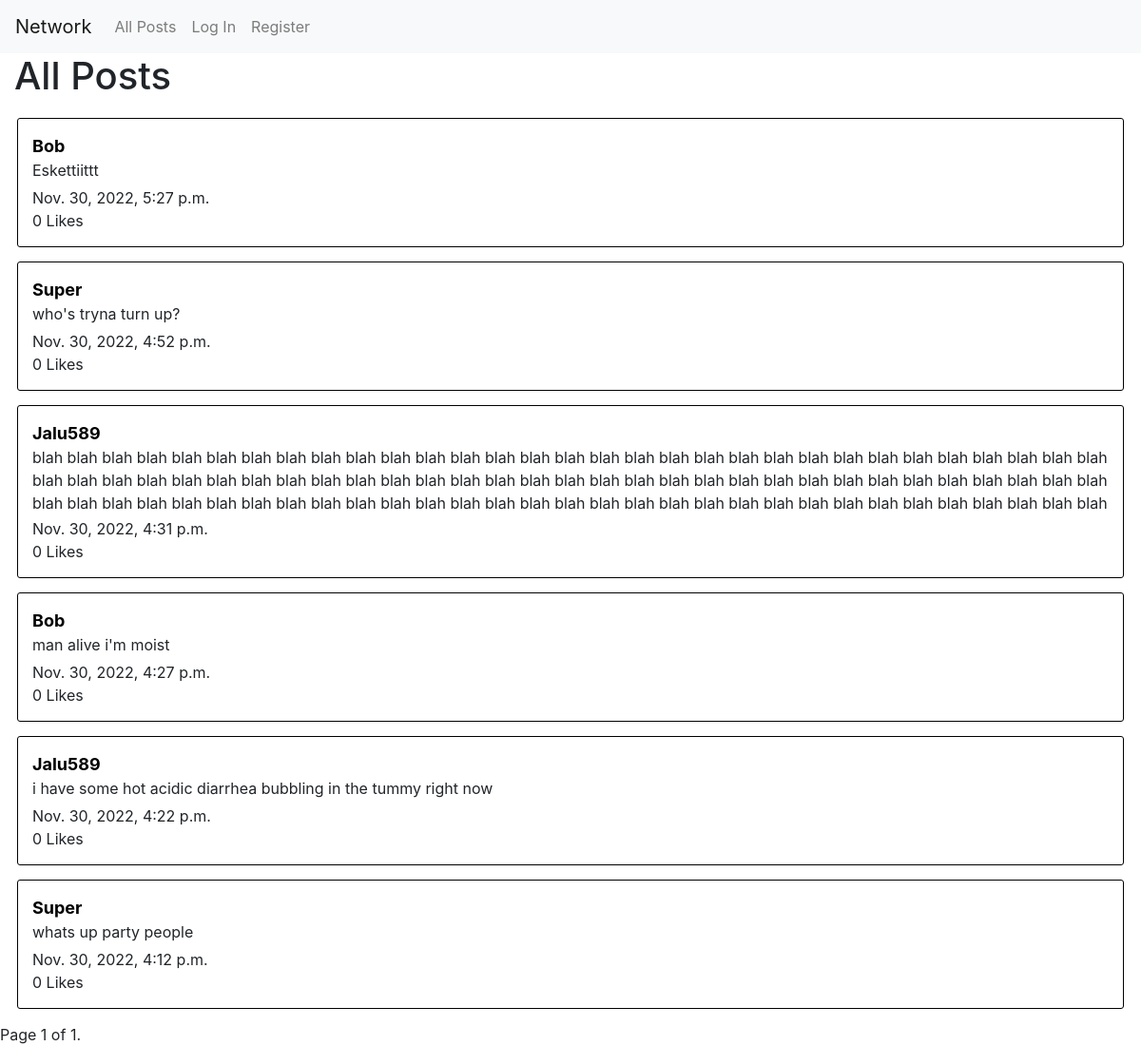
The app's page /, older data.
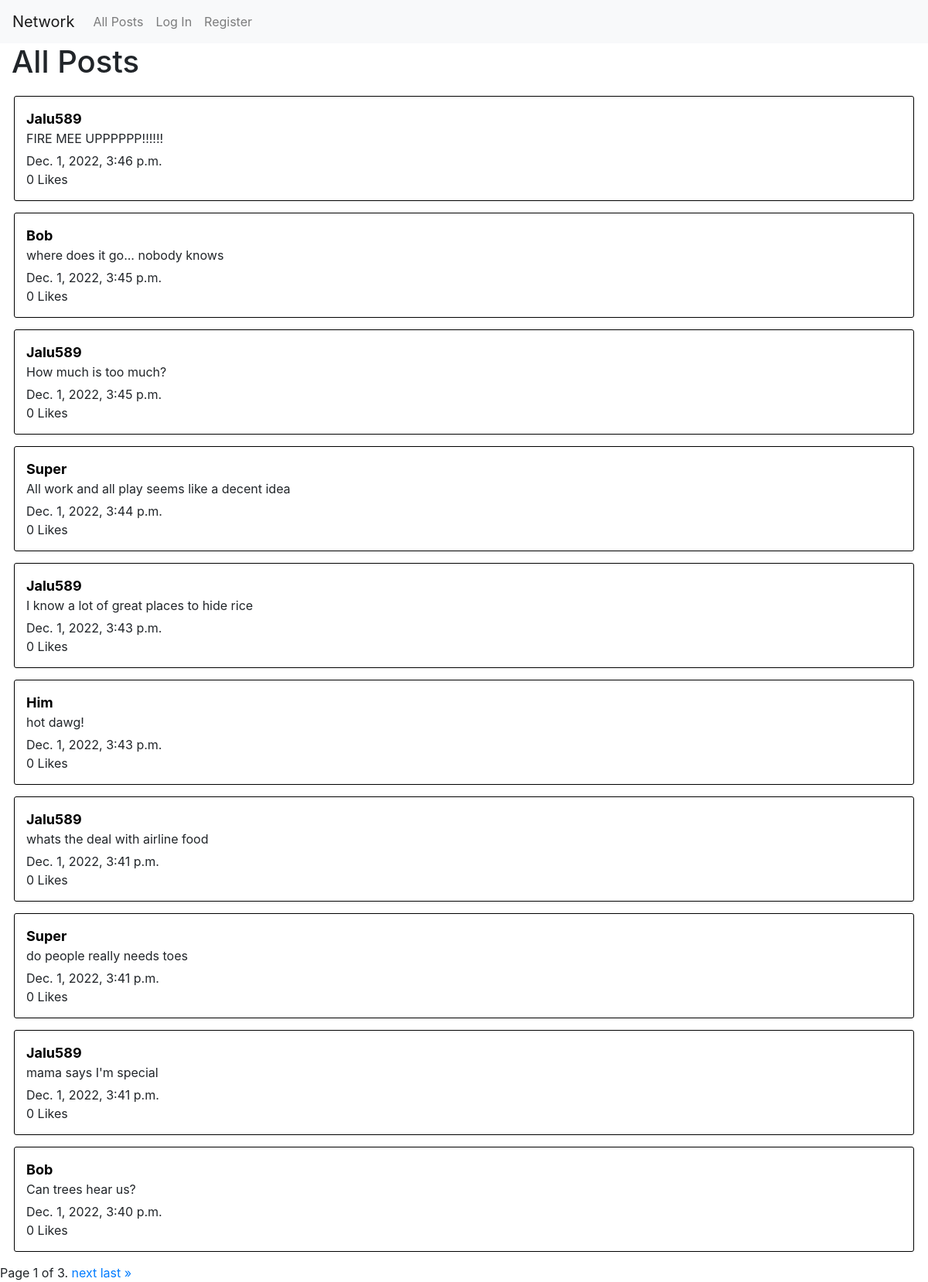
The same page, newer data.
### network/models.py (models this page shows, shortened)
class Post(models.Model):
    content = models.TextField(blank=False)
    poster = models.ForeignKey("User", on_delete=models.CASCADE, related_name="posts")
    like_count = models.IntegerField(default=0)
    timestamp = models.DateTimeField("Time posted", auto_now_add=True)
    likers =  models.ManyToManyField(User, blank=True, related_name="liked")

class User(AbstractUser):
    pass

### network/views.py (the view)
# urls.py: path("", views.index, name="index"),
def index(request):
    posts = Post.objects.all().order_by("-timestamp")
    paginator = Paginator(posts, 10)
    page_number = request.GET.get('page')
    page_obj = paginator.get_page(page_number)
    return render(request, "network/index.html", {
        "posts": page_obj
    })

### network/templates/network/index.html (shortened to what this page needs)
{% extends "network/layout.html" %}
{% load static %}
{% block body %}
<h1>All Posts</h1>
{% for post in posts %}
<div class="post" id="post-{{post.id}}">
    <a class="post-user" href="{% url 'user' post.poster.id %}">{{post.poster}}</a>
    <p id="content-{{post.id}}" class="post-content">{{post.content}}</p>
    <p class="timestamp">{{post.timestamp}}</p>
    <div class="post-bottom">
        <p>{{post.like_count}} Like{% if post.like_count != 1%}s{% endif %}</p>
    </div>
</div>
{% endfor %}
<div class="pagination">
    <span class="step-links">
        <span class="current">
            Page {{ posts.number }} of {{ posts.paginator.num_pages }}.
        </span>
        {% if posts.has_next %}
            <a href="?page={{ posts.next_page_number }}">next</a>
            <a href="?page={{ posts.paginator.num_pages }}">last &raquo;</a>
        {% endif %}
    </span>
</div>
{% endblock %}

Row changes from the older to the newer data that the page shows:
no longer on this page (row unchanged): Post: poster "Bob", content "Eskettiittt", timestamp "Nov. 30, 2022, 5:27 p.m.", like_count "0"
no longer on this page (row unchanged): Post: poster "Super", content "who's tryna turn up?", timestamp "Nov. 30, 2022, 4:52 p.m.", like_count "0"
no longer on this page (row unchanged): Post: poster "Jalu589", content "blah blah blah blah blah blah blah blah blah blah blah blah blah blah blah blah blah blah blah blah blah blah blah blah blah blah blah blah blah blah blah blah blah blah blah blah blah blah blah blah blah blah blah blah blah blah blah blah blah blah blah blah blah blah blah blah blah blah blah blah blah blah blah blah blah blah blah blah blah blah blah blah blah blah blah blah blah blah blah blah blah blah blah blah blah blah blah blah blah blah blah blah blah…", timestamp "Nov. 30, 2022, 4:31 p.m.", like_count "0"
no longer on this page (row unchanged): Post: poster "Bob", content "man alive i'm moist", timestamp "Nov. 30, 2022, 4:27 p.m.", like_count "0"
no longer on this page (row unchanged): Post: poster "Jalu589", content "i have some hot acidic diarrhea bubbling in the tummy right now", timestamp "Nov. 30, 2022, 4:22 p.m.", like_count "0"
no longer on this page (row unchanged): Post: poster "Super", content "whats up party people", timestamp "Nov. 30, 2022, 4:12 p.m.", like_count "0"
added Post: poster "Jalu589", content "FIRE MEE UPPPPPP!!!!!!", timestamp "Dec. 1, 2022, 3:46 p.m.", like_count "0"
added Post: poster "Bob", content "where does it go... nobody knows", timestamp "Dec. 1, 2022, 3:45 p.m.", like_count "0"
added Post: poster "Jalu589", content "How much is too much?", timestamp "Dec. 1, 2022, 3:45 p.m.", like_count "0"
added Post: poster "Super", content "All work and all play seems like a decent idea", timestamp "Dec. 1, 2022, 3:44 p.m.", like_count "0"
added Post: poster "Jalu589", content "I know a lot of great places to hide rice", timestamp "Dec. 1, 2022, 3:43 p.m.", like_count "0"
added Post: poster "Him", content "hot dawg!", timestamp "Dec. 1, 2022, 3:43 p.m.", like_count "0"
added Post: poster "Jalu589", content "whats the deal with airline food", timestamp "Dec. 1, 2022, 3:41 p.m.", like_count "0"
added Post: poster "Super", content "do people really needs toes", timestamp "Dec. 1, 2022, 3:41 p.m.", like_count "0"
added Post: poster "Jalu589", content "mama says I'm special", timestamp "Dec. 1, 2022, 3:41 p.m.", like_count "0"
added Post: poster "Bob", content "Can trees hear us?", timestamp "Dec. 1, 2022, 3:40 p.m.", like_count "0"
Text that changed along with them:
{{ posts.paginator.num_pages }}: "1" → "3"
text now shown: "next last »"
